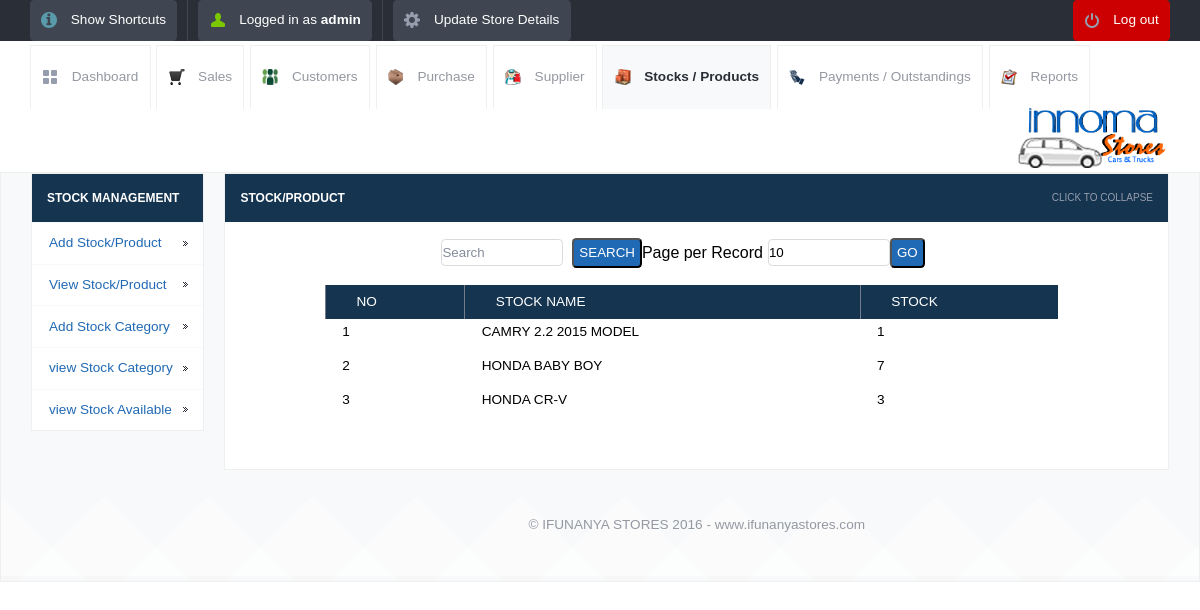
Page /view_stock_availability.php (signed in) on the committed database.
### tables this page shows
CREATE TABLE IF NOT EXISTS `stock_avail` (
  `id` int(10) unsigned NOT NULL AUTO_INCREMENT,
  `name` varchar(120) NOT NULL,
  `quantity` int(10) unsigned NOT NULL,
  PRIMARY KEY (`id`)
);

### init.php (called while the page is built, shortened)
<?php
	include("lib/db.class.php");
	$db = new DB($config['database'], $config['host'], $config['username'], $config['password']);
?>

### lib/db.class.php (called while the page is built, shortened)
<?php
class DB
  {
    function queryUniqueValue($query, $debug = -1)
    {
      $query = "$query LIMIT 1";
      $result = mysql_query($query) or $this->debugAndDie($query);
      $line = mysql_fetch_row($result);
      return $line[0];
    }
  }
?>

### view_stock_availability.php (the view, shortened to what this page needs)
<?php
include_once("init.php");
?>
<!DOCTYPE html>
<html lang="en">
<head>
	<link rel="stylesheet" href="css/style.css">
	<?php include_once("tpl/common_js.php"); ?>
</head>
<body>
	<?php include_once("tpl/top_bar.php"); ?>
	<div id="header-with-tabs">
		<div class="page-full-width cf">
			<ul id="tabs" class="fl">
				<li><a href="dashboard.php" class="dashboard-tab">Dashboard</a></li>
				<li><a href="view_sales.php" class="sales-tab">Sales</a></li>
				<li><a href="view_customers.php" class=" customers-tab">Customers</a></li>
				<li><a href="view_purchase.php" class="purchase-tab">Purchase</a></li>
				<li><a href="view_supplier.php" class=" supplier-tab">Supplier</a></li>
				<li><a href="view_product.php" class="active-tab stock-tab">Stocks / Products</a></li>
				<li><a href="view_payments.php" class="payment-tab">Payments / Outstandings</a></li>
				<li><a href="view_report.php" class="report-tab">Reports</a></li>
			</ul>
			<a href="#" id="company-branding-small" class="fr"><img src="<?php if(isset($_SESSION['logo'])) { echo "upload/".$_SESSION['logo'];}else{ echo "upload/posnic.png"; } ?>" alt="Point of Sale" /></a>
		</div>
	</div>
	<div id="content">
		<div class="page-full-width cf">
			<div class="side-menu fl">
				<h3>Stock Management</h3>
				<ul>
					<li><a href="add_stock.php">Add Stock/Product</a></li>
					<li><a href="view_product.php">View Stock/Product</a></li>
					<li><a href="add_category.php">Add Stock Category</a></li>
					<li><a href="view_category.php">view Stock Category</a></li>
					<li><a href="view_stock_availability.php">view Stock Available</a></li>
				</ul>
			</div>
			<div class="side-content fr">
				<div class="content-module">
					<div class="content-module-heading cf">
						<h3 class="fl">Stock/Product</h3>
						<span class="fr expand-collapse-text">Click to collapse</span>
					</div>
						<div class="content-module-main cf">
					<table >
<form action="" method="post" name="search" >
    <input name="searchtxt" type="text" class="round my_text_box" placeholder="Search" style="margin-left: 200px" >
&nbsp;&nbsp;<input name="Search" type="submit" class="my_button round blue   text-upper" value="Search">
</form>
 <form action="" method="get" name="limit_go">
    Page per Record<input name="limit" type="text" class="round my_text_box" id="search_limit" style="margin-left:5px;" value="<?php if(isset($_GET['limit'])) echo $_GET['limit']; else echo "10"; ?>" size="3" maxlength="3">
    <input name="go"  type="button" value="Go" class=" round blue my_button  text-upper" onclick="return confirmLimitSubmit()">
</form>
<form name="deletefiles" action="delete.php" method="post">
					<table>
		<?php
	$limit = 10;
	$page = $_GET['page'];
	if($page)
		$start = ($page - 1) * $limit;
	else
		$start = 0;
	$sql = "SELECT * FROM stock_avail LIMIT $start, $limit ";
	$result = mysql_query($sql);
	if ($page == 0) $page = 1;
	$pagination = "";
?>
							<tr>
								<td>&nbsp;</td>
                                                                <th>No</th>
								<th>Stock Name</th>
								<th>Stock</th>
								<td>&nbsp;</td><td>&nbsp;</td>
							</tr>
<?php $i=1; $no=$page-1; $no=$no*$limit;
while($row = mysql_fetch_array($result))
{
 ?>
	<tr>
            <td>&nbsp;</td>
   <td> <?php echo $no+$i; ?></td>
   <td><?php echo $row['name']; ?></td>
   <td> <?php $quantity = $db->queryUniqueValue("SELECT quantity FROM stock_avail WHERE name='".$row['name']."'"); echo $quantity; ?></td>
   <td>&nbsp;</td><td>&nbsp;</td>
</tr>
<?php $i++; } ?>
 <tr>
       <td align="center"><div style="margin-left:20px;"><?php echo $pagination; ?></div></td>
      </tr>
</table>
</form>
		</div>
	</div>
	<?php require_once('footer.php');?>
</body>
</html>

### css/style.css (style rules this page uses)
*, html, body, div, dl, dt, dd, ul, ol, li, h1, h2, h3, h4, h5, h6, pre, form, label, fieldset, input, p, blockquote, th, td { margin: 0; padding: 0; }
table { border-collapse: collapse; border-spacing: 0; }
fieldset, img { border: 0; }
address, caption, cite, code, dfn, em, strong, th, var { font-style: normal; font-weight: normal; }
caption, th { text-align: left; }
h1, h2, h3, h4, h5, h6 { font-weight: normal; }
a img { border: none; }
a { text-decoration: none; }
body { font-size: 1em; }
.cf:before, .cf:after { content: ""; display: table; }
.cf:after { clear:both; }
.cf { zoom: 1; }
.round { border-radius: 0.3125em; -moz-border-radius: 0.3125em; -webkit-border-radius: 0.3125em; }
.fl { float: left; }
.fr { float: right; }
h1, h2, h3, h4, h5, h6 { margin-bottom: 0.625em; }
body, form { font-family: "Droid Sans", Helvetica, Arial, sans-serif; line-height: 1.125em; }
p, .button, form input, ul#nav li ul, ul#tabs, div.side-menu ul li a, table, .information-box, .confirmation-box, .error-box, .error-message, .warning-box, ol, .regular-ul, .custom-ul, blockquote, cite { font-size: 0.85em; }
div.content-module-heading span { font-size: 0.625em; }
h3 { font-size: 0.75em; }
a { color: #2069b4; }
.blue { background-color: #2069b4; color: white; }
.my_text_box { border: 1px solid #D9DBDD; width:120px; height:25px; }
.my_button { height:30px; padding: 0px 5px 0px 5px; }
.page-full-width { padding: 0 1.875em; }
.text-upper { text-transform: uppercase; }
div#header-with-tabs { padding:0.25em 0 0; }
a#company-branding-small img { height: 60px; }
ul#tabs { list-style-type: none; }
ul#tabs li { float: left; }
ul#tabs li a { border: 1px solid #eeefef; border-bottom: none; padding: 1.666em 0.833em; margin: 0 0.416em -1px 0; display: block; color: #9498a1; }
ul#tabs li a.dashboard-tab { background: transparent url('../images/tab-dashboard.png') no-repeat 0.833em center ; padding-left: 3em; }
ul#tabs li a.sales-tab { background: transparent url('../images/sales-icon.png') no-repeat 0.833em center ; padding-left: 3em; }
ul#tabs li a.customers-tab { background: transparent url('../images/customer-icon.png') no-repeat 0.833em center ; padding-left: 3em; }
ul#tabs li a.purchase-tab { background: transparent url('../images/purchase-icon.png') no-repeat 0.833em center ; padding-left: 3em; }
ul#tabs li a.supplier-tab { background: transparent url('../images/supplier-icon.png') no-repeat 0.833em center ; padding-left: 3em; }
ul#tabs li a.stock-tab { background: transparent url('../images/stock-icon.png') no-repeat 0.833em center ; padding-left: 3em; }
ul#tabs li a.payment-tab { background: transparent url('../images/payment-icon.png') no-repeat 0.833em center ; padding-left: 3em; }
ul#tabs li a.report-tab { background: transparent url('../images/report-icon.png') no-repeat 0.833em center ; padding-left: 3em; }
ul#tabs li a.active-tab, ul#tabs li a.active-tab:hover { background-color: #f8f9fa; font-weight: bold; color: #2a2e36; }
table { width: 100%; margin-bottom: 1.25em; }
table th { background-color: #153450; color: white; text-transform: uppercase; padding: 0.55em .7em 0.55em 2.25em; border-left: 1px solid #747c8a; }
table tbody td { padding: 0.33em 0 0.833em 1.25em; }
div#content { background: #f8f9fa url('../images/artwork-pattern.png') repeat-x left bottom; border: 1px solid #eeefef; padding: 0em ; }
div.side-menu { background: #153450; border: 1px solid #eeefef; width: 15%; margin-bottom: 1em; }
div.side-menu h3 { text-transform: uppercase; font-weight: bold; margin: 1.25em; color: white; }
div.side-menu ul { list-style-type: none; }
div.side-menu ul li a { padding: 0.833em 1.25em; border-top: 1px solid #f8f9fa; display: block; background: white url('../images/menu-dark-indicator.png') no-repeat right center; }
div.side-content { width: 83%; }
div.content-module { background: white; margin-bottom: 1em; border: 1px solid #eeefef; }
div.content-module-heading { background: #153450; cursor: pointer; }
div.content-module-heading h3 { text-transform: uppercase; color: white; font-weight: bold; margin: 1.25em; }
div.content-module-heading span { color: #969dac; text-transform: uppercase; margin: 1.5em; }
div.content-module-main { padding: 1em; }

### rows in the picture
stock_avail: i "1", name "CAMRY 2.2 2015 MODEL", quantity "1"
stock_avail: i "2", name "HONDA BABY BOY", quantity "7"
stock_avail: i "3", name "HONDA CR-V", quantity "3"

### other values in the picture
$POSNIC['username'] "admin"
